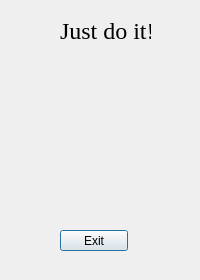
<?xml version="1.0" encoding="UTF-8"?>
<ui version="4.0">
 <class>Dialog</class>
 <widget class="QDialog" name="Dialog">
  <property name="geometry">
   <rect>
    <x>0</x>
    <y>0</y>
    <width>200</width>
    <height>280</height>
   </rect>
  </property>
  <property name="minimumSize">
   <size>
    <width>200</width>
    <height>280</height>
   </size>
  </property>
  <property name="maximumSize">
   <size>
    <width>200</width>
    <height>280</height>
   </size>
  </property>
  <property name="windowTitle">
   <string>Dialog</string>
  </property>
  <property name="styleSheet">
   <string notr="true">#Dialog{border-image: url(:/new/prefix1/resource/flower.png);}</string>
  </property>
  <widget class="QLabel" name="label">
   <property name="geometry">
    <rect>
     <x>60</x>
     <y>10</y>
     <width>91</width>
     <height>41</height>
    </rect>
   </property>
   <property name="font">
    <font>
     <family>Times New Roman</family>
     <pointsize>18</pointsize>
    </font>
   </property>
   <property name="text">
    <string>Just do it!</string>
   </property>
  </widget>
  <widget class="QPushButton" name="pushButton">
   <property name="geometry">
    <rect>
     <x>60</x>
     <y>230</y>
     <width>68</width>
     <height>21</height>
    </rect>
   </property>
   <property name="text">
    <string>Exit</string>
   </property>
  </widget>
 </widget>
 <resources/>
 <connections/>
</ui>
